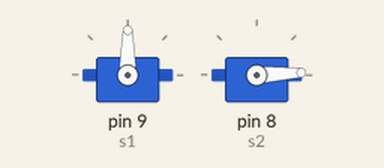
Recording of a sketch running on a simulated Arduino Uno, built with avr-gcc and run on an emulated ATmega328P. On the bench: 2 × servo.

Above: at 0.05 s.
At 1.45 s:
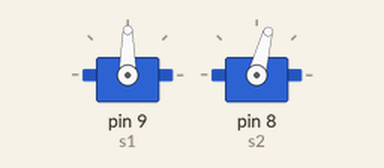
At 2.9 s:
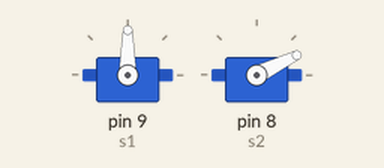
At 5.8 s:
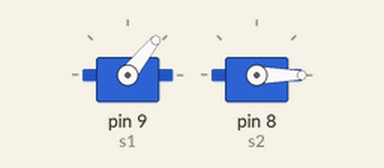
Timing chart, 0 to 7.6 s (numbered marks = the images above):
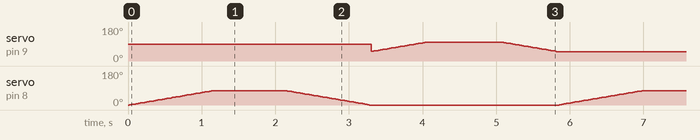

The sketch:

servofinal.ino
```cpp
#include <Servo.h>

Servo s1, s2;

void setup() {
  s1.attach(9);
  s2.attach(8); // pino de sinal do servo
}

void loop() {
  for (int angulo = 0; angulo <= 75; angulo++) {
    s2.write(angulo);
    delay(15);
  }

  delay(1000);

  // Volta de 180° até 0°
  for (int angulo = 75; angulo >= 0; angulo--) {
    s2.write(angulo);
    delay(15);
  }


  for (int angulo = 50; angulo <= 100; angulo++) {
    s1.write(angulo);
    delay(15);
  }

  delay(1000);


  // Vai de 0° até 180°
  for (int angulo = 100; angulo >= 50; angulo--) {
    s1.write(angulo);
    delay(15);
  }
  // Volta de 180° até 0°

}
```
